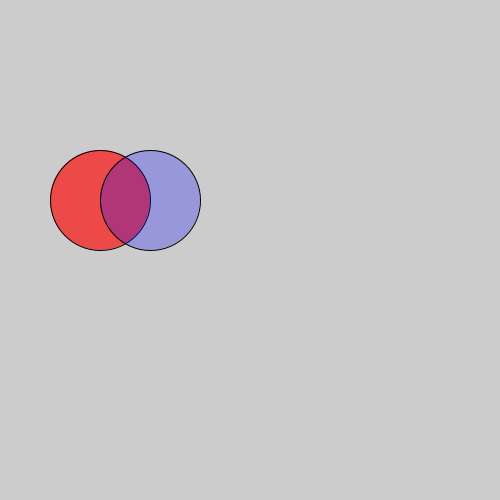
Frame 1 (no input)
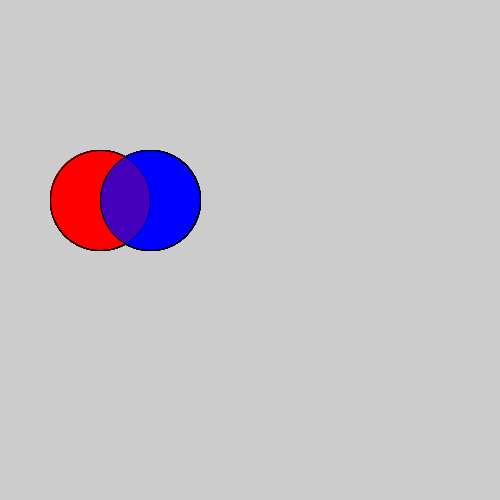
Frame 60 (the mouse pressed at the canvas centre just before this capture)
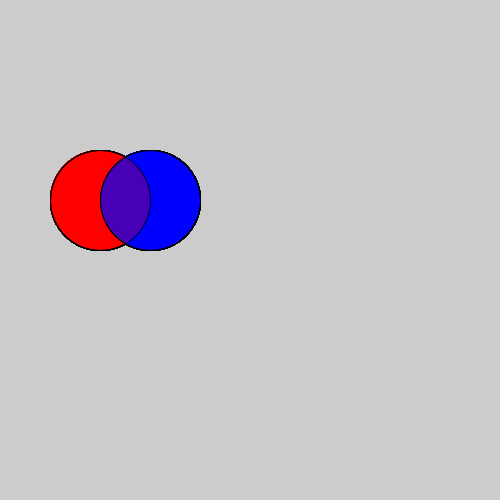
Frame 120 (the mouse held since frame 60 and released just before this capture)

The Processing sketch that drew these frames (run headless with seeded random() and noise(); from frame 60 on, the mouse is pressed at the canvas centre):

// Processing sketch: rgb_con_alpha
// ── rgb_con_alpha.pde
void setup() {
  size(500, 500);
}

void draw() {
  fill(255, 0, 0, random(255));
  ellipse(100, 200, 100, 100);
  fill(0, 0, 255, random(255));
  ellipse(150, 200, 100, 100);
}
